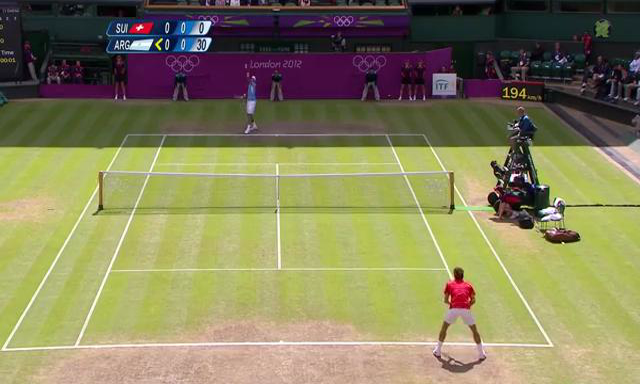
#> input picture Court_Detection/sample_images/input/tennis3.png, 640 x 384 px
$ python hough.py
#> lines starting #> are read from the running program, lines starting #| are printed output that depends on the picture; after the words box and inside, x2 and y2 are one past the last pixel; in counts of white or black regions, pixels touching at a corner belong together
import cv2
import numpy as np

img = cv2.imread('sample_images/input/tennis3.png')
#> img is the input picture: shape (384, 640, 3); mean B, G, R 91.6, 130.3, 134.9

gray = cv2.cvtColor(img,cv2.COLOR_BGR2GRAY)
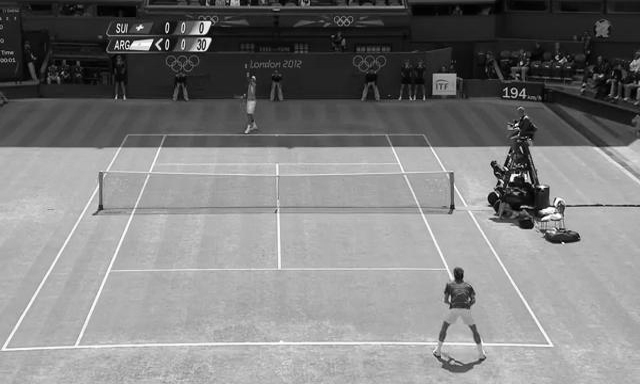
#> gray: shape (384, 640); min 0, max 255, mean 127.2

blur = cv2.GaussianBlur(gray, (5,5),0)

#cv2.imshow('blur',blur)
#cv2.waitKey(0)

edges = cv2.Canny(blur,50,150,apertureSize = 3)
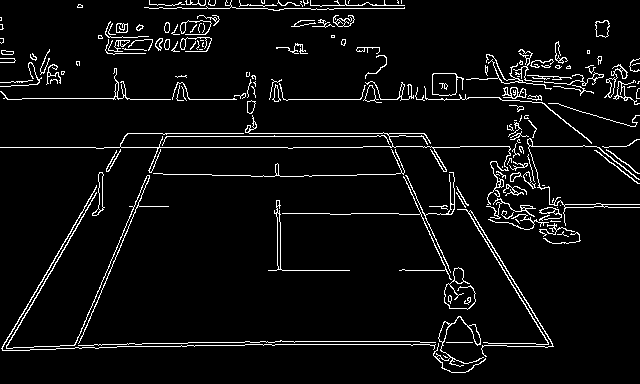
#> edges: shape (384, 640); 5.2% white in thin lines or dots

#cv2.imshow('edges',edges)
#cv2.waitKey(0)

lines = cv2.HoughLines(edges,1,np.pi/180,160)
#> lines = 14 rows, first 8: [147, 1.57], [133, 1.57], [99, 1.57], [136, 1.57], [344, 1.57], [346, 1.55], [179, 0.524], [349, 1.55]

for rho,theta in lines[0]:
    a = np.cos(theta)
    b = np.sin(theta)
    x0 = a*rho
    y0 = b*rho
    x1 = int(x0 + 1000*(-b))
    y1 = int(y0 + 1000*(a))
    x2 = int(x0 - 1000*(-b))
    y2 = int(y0 - 1000*(a))

    cv2.line(img,(x1,y1),(x2,y2),(0,0,255),2)
#> this loop made 1 pass
#> (rho, theta, a, b, x0, y0, x1, y1) on pass 1: (147, 1.57, -4.37e-08, 1, -6.43e-06, 147, -1000, 146)
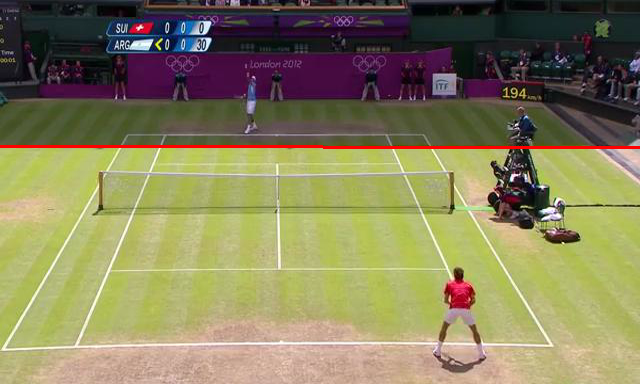
#> img: shape (384, 640, 3); 0.78% of pixels changed, all inside (x1, y1, x2, y2) = (0, 145, 640, 149)

cv2.imwrite('sample_images/output/tennis3_hough_lines.jpg',img)

$ run again, with Court_Detection/sample_images/input/tennis1.png copied over Court_Detection/sample_images/input/tennis3.png
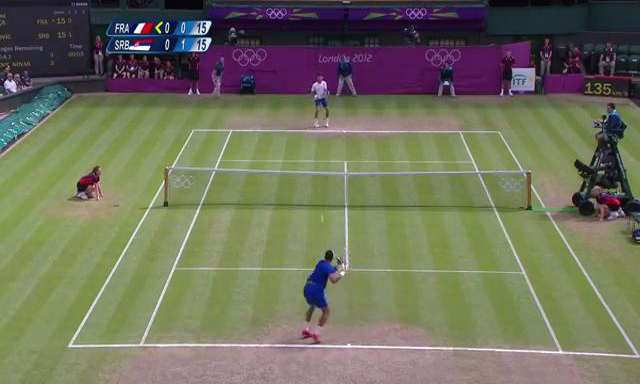
#> input picture Court_Detection/sample_images/input/tennis1.png, 640 x 384 px
#> img is the input picture: shape (384, 640, 3); mean B, G, R 91.9, 113.2, 112.5
#> `edges = cv2.Canny(blur,50,150,apertureSize = 3)`:
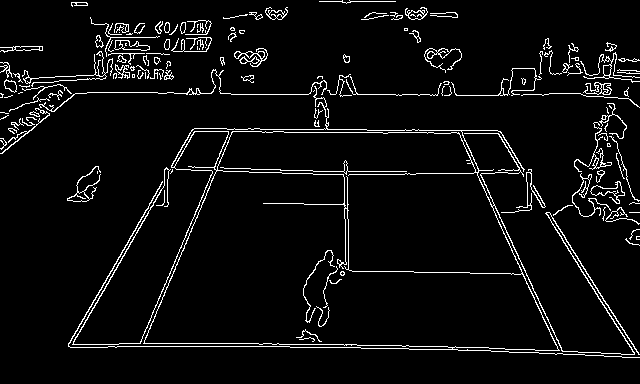
#> edges: shape (384, 640); 5.1% white in thin lines or dots
#> lines = 15 rows, first 8: [94, 1.57], [231, 0.524], [342, 1.59], [346, 1.57], [234, 0.524], [334, 1.61], [-350, 2.58], [-361, 2.71]
#> the loop `for rho,theta in lines[0]:` made 1 pass
#> (rho, theta, a, b, x0, y0, x1, y1) on pass 1: (94, 1.57, -4.37e-08, 1, -4.11e-06, 94, -1000, 93)
#> after the loop `for rho,theta in lines[0]:`:
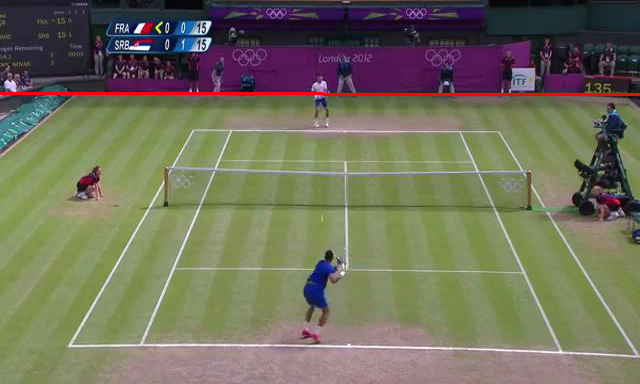
#> img: shape (384, 640, 3); 0.78% of pixels changed, all inside (x1, y1, x2, y2) = (0, 92, 640, 96)

$ run again, with Court_Detection/sample_images/input/tennis2.png copied over Court_Detection/sample_images/input/tennis3.png
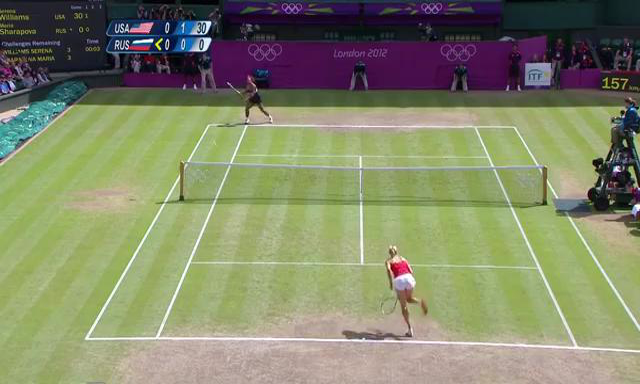
#> input picture Court_Detection/sample_images/input/tennis2.png, 640 x 384 px
#> img is the input picture: shape (384, 640, 3); mean B, G, R 105.1, 135.5, 131.2
#> `edges = cv2.Canny(blur,50,150,apertureSize = 3)`:
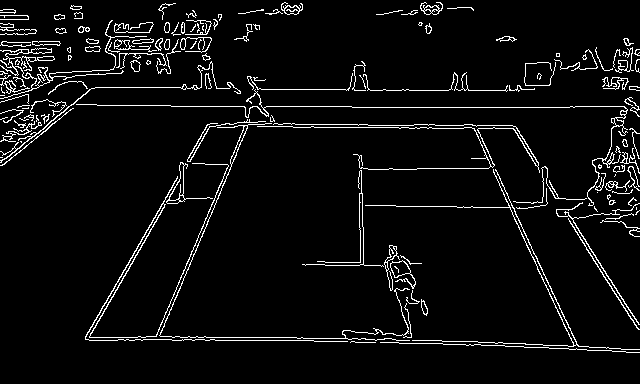
#> edges: shape (384, 640); 5.2% white in thin lines or dots
#> lines = 17 rows, first 8: [335, 1.59], [107, 1.57], [242, 0.524], [245, 0.524], [340, 1.57], [-377, 2.71], [333, 1.59], [328, 1.61]
#> the loop `for rho,theta in lines[0]:` made 1 pass
#> (rho, theta, a, b, x0, y0, x1, y1) on pass 1: (335, 1.59, -0.0175, 1, -5.85, 334.9, -1005, 317)
#> after the loop `for rho,theta in lines[0]:`:
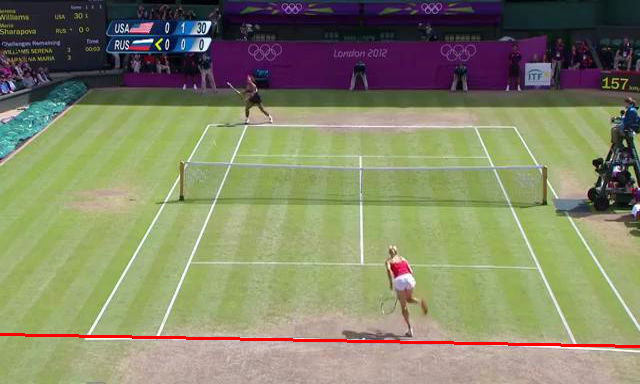
#> img: shape (384, 640, 3); 0.78% of pixels changed, all inside (x1, y1, x2, y2) = (0, 333, 640, 348)
